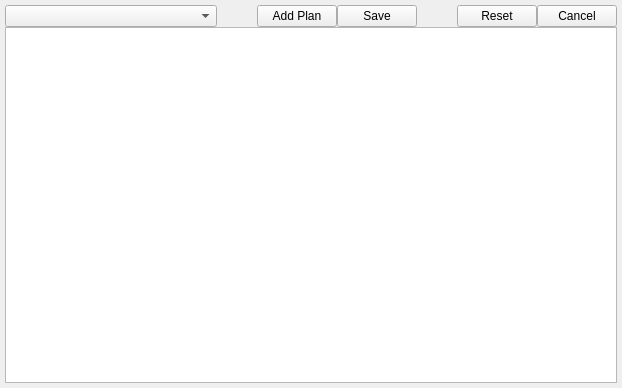
<?xml version="1.0" encoding="UTF-8"?>
<ui version="4.0">
 <class>Form</class>
 <widget class="QWidget" name="Form">
  <property name="geometry">
   <rect>
    <x>0</x>
    <y>0</y>
    <width>622</width>
    <height>388</height>
   </rect>
  </property>
  <property name="windowTitle">
   <string>Add New Plan</string>
  </property>
  <layout class="QVBoxLayout" name="verticalLayout">
   <property name="spacing">
    <number>0</number>
   </property>
   <property name="leftMargin">
    <number>5</number>
   </property>
   <property name="topMargin">
    <number>5</number>
   </property>
   <property name="rightMargin">
    <number>5</number>
   </property>
   <property name="bottomMargin">
    <number>5</number>
   </property>
   <item>
    <layout class="QGridLayout" name="gridLayout" columnstretch="2,0,0,0,0,0,0">
     <item row="0" column="3">
      <widget class="QPushButton" name="saveButton">
       <property name="toolTip">
        <string>Save plan</string>
       </property>
       <property name="text">
        <string>Save</string>
       </property>
       <property name="icon">
        <iconset>
         <normaloff>icons/save.png</normaloff>icons/save.png</iconset>
       </property>
      </widget>
     </item>
     <item row="0" column="1">
      <spacer name="horizontalSpacer">
       <property name="orientation">
        <enum>Qt::Horizontal</enum>
       </property>
       <property name="sizeHint" stdset="0">
        <size>
         <width>40</width>
         <height>20</height>
        </size>
       </property>
      </spacer>
     </item>
     <item row="0" column="5">
      <widget class="QPushButton" name="resetButton">
       <property name="toolTip">
        <string>Reset plan</string>
       </property>
       <property name="text">
        <string>Reset</string>
       </property>
      </widget>
     </item>
     <item row="0" column="6">
      <widget class="QPushButton" name="cancelButton">
       <property name="toolTip">
        <string>Cancel</string>
       </property>
       <property name="text">
        <string>Cancel</string>
       </property>
      </widget>
     </item>
     <item row="0" column="2">
      <widget class="QPushButton" name="addPlanButton">
       <property name="toolTip">
        <string>Add plan to queue</string>
       </property>
       <property name="text">
        <string>Add Plan</string>
       </property>
       <property name="icon">
        <iconset>
         <normaloff>icons/plus.png</normaloff>icons/plus.png</iconset>
       </property>
      </widget>
     </item>
     <item row="0" column="0">
      <widget class="QComboBox" name="planSelectBox"/>
     </item>
     <item row="0" column="4">
      <spacer name="horizontalSpacer_2">
       <property name="orientation">
        <enum>Qt::Horizontal</enum>
       </property>
       <property name="sizeHint" stdset="0">
        <size>
         <width>40</width>
         <height>20</height>
        </size>
       </property>
      </spacer>
     </item>
    </layout>
   </item>
   <item>
    <widget class="QFrame" name="frame">
     <property name="frameShape">
      <enum>QFrame::NoFrame</enum>
     </property>
     <property name="frameShadow">
      <enum>QFrame::Raised</enum>
     </property>
     <layout class="QVBoxLayout" name="verticalLayout_2">
      <property name="leftMargin">
       <number>0</number>
      </property>
      <property name="topMargin">
       <number>0</number>
      </property>
      <property name="rightMargin">
       <number>0</number>
      </property>
      <property name="bottomMargin">
       <number>0</number>
      </property>
      <item>
       <widget class="QTableView" name="tableView"/>
      </item>
     </layout>
    </widget>
   </item>
  </layout>
 </widget>
 <resources/>
 <connections/>
</ui>
